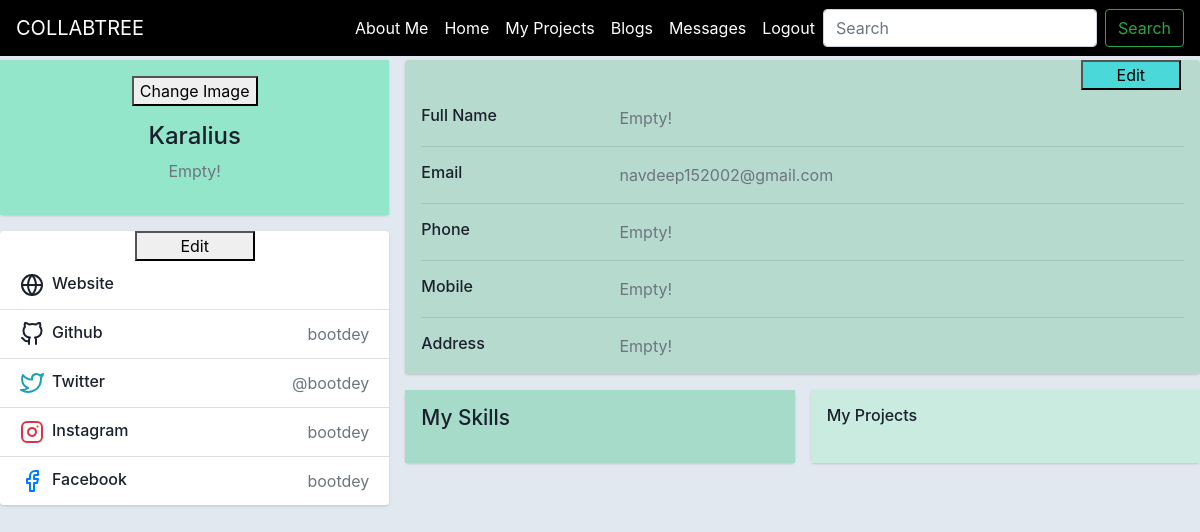
The page /profile/ (signed in) on the database as committed earlier.
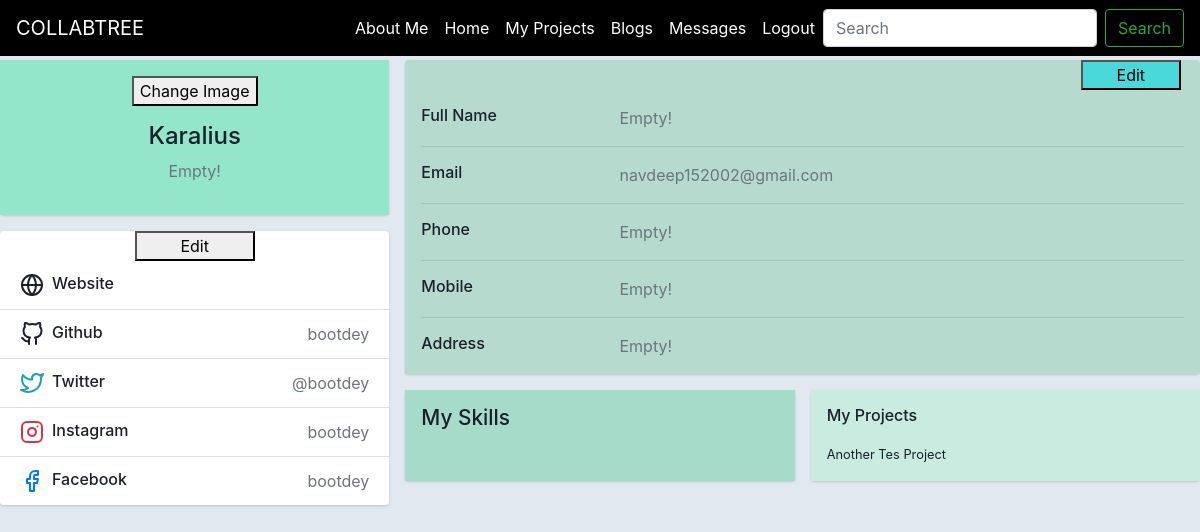
The same page on the database as committed later.
### backend/models.py (models this page shows)
class Project(models.Model):
    status = models.CharField(max_length=100, blank=True)
    title = models.CharField(max_length=200,blank=True)
    description = models.TextField(max_length=400,blank=True)
    owner = models.ForeignKey(UserAttribs, on_delete = models.CASCADE, related_name="owner")
    duration = models.IntegerField(blank=True, null=True)
    assigned_user = models.ForeignKey(UserAttribs, on_delete = models.CASCADE, related_name="assigned_user", null=True, blank=True)
    stipend = models.IntegerField(blank=True, null=True)
    applied_users = models.ManyToManyField(UserAttribs,  null=True, blank=True)
    tags_requirement = TaggableManager()
    project_questions = models.OneToOneField(Project_Question,on_delete=models.CASCADE,null=True, blank=True)
    def __str__(self):
        return self.title

### backend/views.py (the view, shortened to what this page needs)
# urls.py: path('profile/', views.profile, name='profile'),
def profile(request, id=None):
    current_user = UserAttribs.objects.get(user = request.user)
    if request.method == "POST" and request.FILES.get('image'):
        user_object = UserAttribs.objects.get(user = request.user)
        user_object.user_image = request.FILES.get('image')
        print(user_object.user_image)
        user_object.save()
        user_skills = str(user_object.skills)
        user_skills = user_skills.split(',')
        while ('' in user_skills):
            user_skills.remove('')
        skills = user_skills
        color_list = []
        skill_colors = dict()
        list_color_pair = []
        for _ in range(len(skills)):
            random_number = random.randint(0,16777215)
            hex_number = str(hex(random_number))
            hex_number =hex_number[2:]
            color_list.append(hex_number)
            skill_colors['ski'] = skills[_]
            skill_colors['col'] = hex_number
            list_color_pair.append({'ski': skills[_], 'col': hex_number})
        full_name = user_object.full_name
        phone = user_object.phone_number
        mobile = user_object.mobile_number
        address = user_object.address
        website = user_object.website
        return render(request, 'User Profile/profile.html', {'user_display': user_object,'user_object':user_object ,'website':website, 'skills': list_color_pair, 'name': full_name, 'phone': phone, 'mobile': mobile, 'address': address, 'assigned_projects': user_object.assigned_project.all() })
    elif request.method == "GET":
        user_object = UserAttribs.objects.get(user=request.user)
        user_skills = str(user_object.skills)
        print('Printing: '+str(user_skills))
        user_skills = user_skills.split(',')
        while ('' in user_skills):
            user_skills.remove('')
        print(user_skills)
        skills = user_skills
        color_list = []
        skill_colors = dict()
        list_color_pair = []
        print(list_color_pair)
        full_name = user_object.full_name
        phone = user_object.phone_number
        mobile = user_object.mobile_number
        address = user_object.address
        website = user_object.website
        return render(request, 'User Profile/profile.html', {'user_display': user_object,'user_object':user_object,'skills': list_color_pair,'website': website, 'name': full_name, 'phone': phone, 'mobile': mobile, 'address': address, 'assigned_projects': user_object.assigned_project.all()})

### templates/User Profile/profile.html (shortened to what the changed rows need)
<!DOCTYPE html>
<html lang="en">
  {% load static %}
<head>
    <link href="http://netdna.bootstrapcdn.com/bootstrap/4.4.1/css/bootstrap.min.css" rel="stylesheet">
    <link rel="stylesheet" href="{% static 'User Profile/styles.css' %}">
</head>
<body>
<div >
    <div>
          <div class="row gutters-sm top-cont">
            <div class="col-md-8">
              <div class="row gutters-sm">
                <div class="col-sm-6 mb-3">
                  <div class="card h-100">
                    <div class="card-body" style="background-color: rgb(202, 235, 224);">
                      <h6 class="d-flex align-items-center mb-3">My Projects</h6>
                      {% for assigned in assigned_projects %}
                      <small>{{ assigned }}</small>
                      <br>
                      {% endfor %}
                    </div>
                  </div>
                </div>
              </div>
            </div>
          </div>
        </div>
    </div>
</body>
</html>

Rows that differ between the two databases and show on the page:
now on this page (row edited): Project: title "Another Tes Project"
